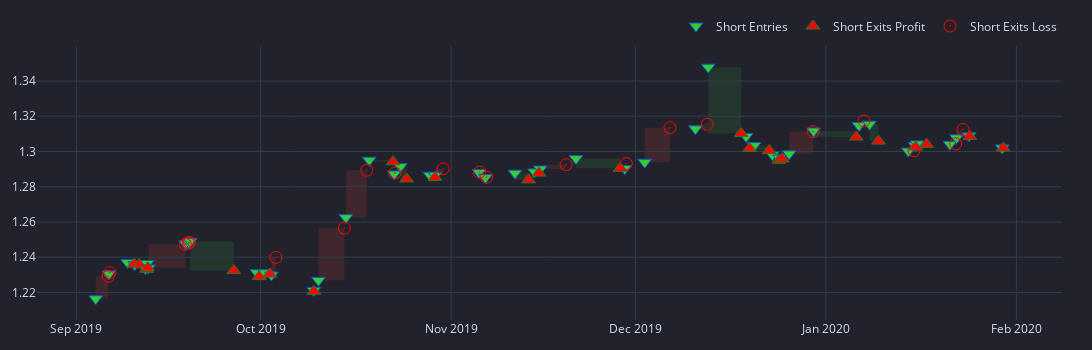

Notebook source saved alongside this figure:
### Code cell
pf_2_bb_custom.trades.direction_short[slice_lower : slice_higher].plot(
    plot_close = False,
    # plot_zones = False,
    # exit_profit_trace_kwargs = dict(visible = False),
    # exit_loss_trace_kwargs = dict(visible = False),
    entry_trace_kwargs = dict(name = "Short Entries", marker = shot_entry_marker_style),
    exit_trace_kwargs = dict(name = "Short Exits BreakEven", marker = short_exit_marker_style_zero),
    exit_profit_trace_kwargs = dict(name = "Short Exits Profit", marker = short_exit_marker_style_profit),
    exit_loss_trace_kwargs = dict(name = "Short Exits Loss", marker = short_exit_marker_style_loss),
).show()

### Figure 1 — Plotly figure (JSON) as saved in the notebook; plotly's stock layout.template omitted (floating-point values rounded to 4 significant figures; data arrays with more than 128 entries replaced by an {"elided": "..."} marker saying what was removed)
{"data": [{"customdata": {"elided": "46x8 mixed values"}, "hovertemplate": "<br>Exit Trade Id: %{customdata[0]}\n<br>Entry Order Id: %{customdata[1]}\n<br>Position Id: %{customdata[2]}\n<br>Entry Index: %{customdata[3]}\n<br>Size: %{customdata[4]:,}\n<br>Avg Entry Price: %{customdata[5]:,}\n<br>Entry Fees: %{customdata[6]:,}\n<br>Direction: %{customdata[7]}", "marker": {"color": "limegreen", "line": {"color": "rgb(11,84,205)", "width": 1}, "size": 12, "symbol": "triangle-down"}, "mode": "markers", "name": "Short Entries", "type": "scatter", "uid": "5ea16988-243f-42b7-a747-556961cc86ba", "x": ["2019-09-04T04:00:00+00:00", "2019-09-06T07:15:00+00:00", "2019-09-09T08:30:00+00:00", "2019-09-10T12:15:00+00:00", "2019-09-12T05:45:00+00:00", "2019-09-12T13:00:00+00:00", "2019-09-12T17:45:00+00:00", "2019-09-18T18:45:00+00:00", "2019-09-19T08:45:00+00:00", "2019-09-19T12:45:00+00:00", "2019-09-30T09:30:00+00:00", "2019-10-01T16:30:00+00:00", "2019-10-02T18:15:00+00:00", "2019-10-09T15:30:00+00:00", "2019-10-10T10:00:00+00:00", "2019-10-14T21:15:00+00:00", "2019-10-18T16:15:00+00:00", "2019-10-22T18:00:00+00:00", "2019-10-23T18:00:00+00:00", "2019-10-28T13:00:00+00:00", "2019-10-29T09:30:00+00:00", "2019-11-05T13:00:00+00:00", "2019-11-06T14:15:00+00:00", "2019-11-11T09:30:00+00:00", "2019-11-14T13:45:00+00:00", "2019-11-15T12:15:00+00:00", "2019-11-21T07:45:00+00:00", "2019-11-29T06:15:00+00:00", "2019-12-02T12:15:00+00:00", "2019-12-10T18:30:00+00:00", "2019-12-12T20:15:00+00:00", "2019-12-19T00:15:00+00:00", "2019-12-20T08:00:00+00:00", "2019-12-23T06:45:00+00:00", "2019-12-24T10:45:00+00:00", "2019-12-26T00:30:00+00:00", "2019-12-30T00:00:00+00:00", "2020-01-06T09:15:00+00:00", "2020-01-08T02:30:00+00:00", "2020-01-14T09:45:00+00:00", "2020-01-15T12:15:00+00:00", "2020-01-15T20:15:00+00:00", "2020-01-21T04:30:00+00:00", "2020-01-22T06:00:00+00:00", "2020-01-24T08:00:00+00:00", "2020-01-29T16:45:00+00:00"], "y": [1.216, 1.23, 1.237, 1.236, 1.233, 1.236, 1.234, 1.248, 1.248, 1.249, 1.231, 1.231, 1.23, 1.221, 1.227, 1.262, 1.295, 1.287, 1.291, 1.287, 1.286, 1.288, 1.285, 1.288, 1.288, 1.29, 1.296, 1.29, 1.294, 1.313, 1.348, 1.309, 1.303, 1.298, 1.296, 1.299, 1.312, 1.315, 1.316, 1.3, 1.304, 1.304, 1.304, 1.308, 1.309, 1.302]}, {"customdata": {"elided": "25x11 mixed values"}, "hovertemplate": "<br>Exit Trade Id: %{customdata[0]}\n<br>Exit Order Id: %{customdata[1]}\n<br>Position Id: %{customdata[2]}\n<br>Exit Index: %{customdata[3]}\n<br>Size: %{customdata[4]:,}\n<br>Avg Exit Price: %{customdata[5]:,}\n<br>Exit Fees: %{customdata[6]:,}\n<br>PnL: %{customdata[7]:,}\n<br>Return: %{customdata[8]:,%}\n<br>Direction: %{customdata[9]}\n<br>Duration: %{customdata[10]}", "marker": {"color": "red", "line": {"color": "rgb(38,123,44)", "width": 1}, "size": 12, "symbol": "triangle-up"}, "mode": "markers", "name": "Short Exits Profit", "type": "scatter", "uid": "106cadc0-c19a-4cf6-8030-71d5bef342d5", "x": ["2019-09-10T10:00:00+00:00", "2019-09-11T06:00:00+00:00", "2019-09-12T10:45:00+00:00", "2019-09-12T15:00:00+00:00", "2019-09-26T15:15:00+00:00", "2019-09-30T18:30:00+00:00", "2019-10-02T12:00:00+00:00", "2019-10-09T16:00:00+00:00", "2019-10-22T13:00:00+00:00", "2019-10-24T18:15:00+00:00", "2019-10-29T09:00:00+00:00", "2019-11-13T14:45:00+00:00", "2019-11-15T07:00:00+00:00", "2019-11-28T12:45:00+00:00", "2019-12-18T05:15:00+00:00", "2019-12-19T14:00:00+00:00", "2019-12-22T19:15:00+00:00", "2019-12-24T08:30:00+00:00", "2019-12-24T21:45:00+00:00", "2020-01-05T22:30:00+00:00", "2020-01-09T13:30:00+00:00", "2020-01-15T14:45:00+00:00", "2020-01-17T09:30:00+00:00", "2020-01-24T10:15:00+00:00", "2020-01-29T20:45:00+00:00"], "y": [1.236, 1.236, 1.233, 1.234, 1.232, 1.229, 1.23, 1.221, 1.294, 1.284, 1.285, 1.284, 1.288, 1.29, 1.31, 1.302, 1.301, 1.295, 1.296, 1.308, 1.306, 1.303, 1.304, 1.309, 1.302]}, {"customdata": {"elided": "21x11 mixed values"}, "hovertemplate": "<br>Exit Trade Id: %{customdata[0]}\n<br>Exit Order Id: %{customdata[1]}\n<br>Position Id: %{customdata[2]}\n<br>Exit Index: %{customdata[3]}\n<br>Size: %{customdata[4]:,}\n<br>Avg Exit Price: %{customdata[5]:,}\n<br>Exit Fees: %{customdata[6]:,}\n<br>PnL: %{customdata[7]:,}\n<br>Return: %{customdata[8]:,%}\n<br>Direction: %{customdata[9]}\n<br>Duration: %{customdata[10]}", "marker": {"color": "red", "line": {"color": "rgb(181,31,18)", "width": 1}, "size": 12, "symbol": "circle-open-dot"}, "mode": "markers", "name": "Short Exits Loss", "type": "scatter", "uid": "33c368e2-75a2-4f88-8e64-74aae8238dd3", "x": ["2019-09-06T05:00:00+00:00", "2019-09-06T11:15:00+00:00", "2019-09-18T18:15:00+00:00", "2019-09-19T05:15:00+00:00", "2019-09-19T10:00:00+00:00", "2019-10-03T11:30:00+00:00", "2019-10-14T15:00:00+00:00", "2019-10-18T06:45:00+00:00", "2019-10-22T20:00:00+00:00", "2019-10-30T16:45:00+00:00", "2019-11-05T14:45:00+00:00", "2019-11-06T18:30:00+00:00", "2019-11-19T17:15:00+00:00", "2019-11-29T12:45:00+00:00", "2019-12-06T15:00:00+00:00", "2019-12-12T16:30:00+00:00", "2019-12-29T22:15:00+00:00", "2020-01-07T04:45:00+00:00", "2020-01-15T08:00:00+00:00", "2020-01-22T03:00:00+00:00", "2020-01-23T07:30:00+00:00"], "y": [1.229, 1.231, 1.247, 1.248, 1.248, 1.24, 1.256, 1.289, 1.288, 1.29, 1.288, 1.285, 1.292, 1.293, 1.314, 1.315, 1.311, 1.317, 1.3, 1.304, 1.312]}], "layout": {"height": 350, "legend": {"orientation": "h", "traceorder": "normal", "x": 1, "xanchor": "right", "y": 1.02, "yanchor": "bottom"}, "margin": {"b": 30, "l": 30, "r": 30, "t": 30}, "shapes": [{"fillcolor": "#37B13F", "layer": "below", "line": {"width": 0}, "opacity": 0.15, "type": "rect", "x0": "2019-09-09T08:30:00+00:00", "x1": "2019-09-10T10:00:00+00:00", "xref": "x", "y0": 1.237, "y1": 1.236, "yref": "y"}, {"fillcolor": "#37B13F", "layer": "below", "line": {"width": 0}, "opacity": 0.15, "type": "rect", "x0": "2019-09-10T12:15:00+00:00", "x1": "2019-09-11T06:00:00+00:00", "xref": "x", "y0": 1.236, "y1": 1.236, "yref": "y"}, {"fillcolor": "#37B13F", "layer": "below", "line": {"width": 0}, "opacity": 0.15, "type": "rect", "x0": "2019-09-12T05:45:00+00:00", "x1": "2019-09-12T10:45:00+00:00", "xref": "x", "y0": 1.233, "y1": 1.233, "yref": "y"}, {"fillcolor": "#37B13F", "layer": "below", "line": {"width": 0}, "opacity": 0.15, "type": "rect", "x0": "2019-09-12T13:00:00+00:00", "x1": "2019-09-12T15:00:00+00:00", "xref": "x", "y0": 1.236, "y1": 1.234, "yref": "y"}, {"fillcolor": "#37B13F", "layer": "below", "line": {"width": 0}, "opacity": 0.15, "type": "rect", "x0": "2019-09-19T12:45:00+00:00", "x1": "2019-09-26T15:15:00+00:00", "xref": "x", "y0": 1.249, "y1": 1.232, "yref": "y"}, {"fillcolor": "#37B13F", "layer": "below", "line": {"width": 0}, "opacity": 0.15, "type": "rect", "x0": "2019-09-30T09:30:00+00:00", "x1": "2019-09-30T18:30:00+00:00", "xref": "x", "y0": 1.231, "y1": 1.229, "yref": "y"}, {"fillcolor": "#37B13F", "layer": "below", "line": {"width": 0}, "opacity": 0.15, "type": "rect", "x0": "2019-10-01T16:30:00+00:00", "x1": "2019-10-02T12:00:00+00:00", "xref": "x", "y0": 1.231, "y1": 1.23, "yref": "y"}, {"fillcolor": "#37B13F", "layer": "below", "line": {"width": 0}, "opacity": 0.15, "type": "rect", "x0": "2019-10-09T15:30:00+00:00", "x1": "2019-10-09T16:00:00+00:00", "xref": "x", "y0": 1.221, "y1": 1.221, "yref": "y"}, {"fillcolor": "#37B13F", "layer": "below", "line": {"width": 0}, "opacity": 0.15, "type": "rect", "x0": "2019-10-18T16:15:00+00:00", "x1": "2019-10-22T13:00:00+00:00", "xref": "x", "y0": 1.295, "y1": 1.294, "yref": "y"}, {"fillcolor": "#37B13F", "layer": "below", "line": {"width": 0}, "opacity": 0.15, "type": "rect", "x0": "2019-10-23T18:00:00+00:00", "x1": "2019-10-24T18:15:00+00:00", "xref": "x", "y0": 1.291, "y1": 1.284, "yref": "y"}, {"fillcolor": "#37B13F", "layer": "below", "line": {"width": 0}, "opacity": 0.15, "type": "rect", "x0": "2019-10-28T13:00:00+00:00", "x1": "2019-10-29T09:00:00+00:00", "xref": "x", "y0": 1.287, "y1": 1.285, "yref": "y"}, {"fillcolor": "#37B13F", "layer": "below", "line": {"width": 0}, "opacity": 0.15, "type": "rect", "x0": "2019-11-11T09:30:00+00:00", "x1": "2019-11-13T14:45:00+00:00", "xref": "x", "y0": 1.288, "y1": 1.284, "yref": "y"}, {"fillcolor": "#37B13F", "layer": "below", "line": {"width": 0}, "opacity": 0.15, "type": "rect", "x0": "2019-11-14T13:45:00+00:00", "x1": "2019-11-15T07:00:00+00:00", "xref": "x", "y0": 1.288, "y1": 1.288, "yref": "y"}, {"fillcolor": "#37B13F", "layer": "below", "line": {"width": 0}, "opacity": 0.15, "type": "rect", "x0": "2019-11-21T07:45:00+00:00", "x1": "2019-11-28T12:45:00+00:00", "xref": "x", "y0": 1.296, "y1": 1.29, "yref": "y"}, {"fillcolor": "#37B13F", "layer": "below", "line": {"width": 0}, "opacity": 0.15, "type": "rect", "x0": "2019-12-12T20:15:00+00:00", "x1": "2019-12-18T05:15:00+00:00", "xref": "x", "y0": 1.348, "y1": 1.31, "yref": "y"}, {"fillcolor": "#37B13F", "layer": "below", "line": {"width": 0}, "opacity": 0.15, "type": "rect", "x0": "2019-12-19T00:15:00+00:00", "x1": "2019-12-19T14:00:00+00:00", "xref": "x", "y0": 1.309, "y1": 1.302, "yref": "y"}, {"fillcolor": "#37B13F", "layer": "below", "line": {"width": 0}, "opacity": 0.15, "type": "rect", "x0": "2019-12-20T08:00:00+00:00", "x1": "2019-12-22T19:15:00+00:00", "xref": "x", "y0": 1.303, "y1": 1.301, "yref": "y"}, {"fillcolor": "#37B13F", "layer": "below", "line": {"width": 0}, "opacity": 0.15, "type": "rect", "x0": "2019-12-23T06:45:00+00:00", "x1": "2019-12-24T08:30:00+00:00", "xref": "x", "y0": 1.298, "y1": 1.295, "yref": "y"}, {"fillcolor": "#37B13F", "layer": "below", "line": {"width": 0}, "opacity": 0.15, "type": "rect", "x0": "2019-12-24T10:45:00+00:00", "x1": "2019-12-24T21:45:00+00:00", "xref": "x", "y0": 1.296, "y1": 1.296, "yref": "y"}, {"fillcolor": "#37B13F", "layer": "below", "line": {"width": 0}, "opacity": 0.15, "type": "rect", "x0": "2019-12-30T00:00:00+00:00", "x1": "2020-01-05T22:30:00+00:00", "xref": "x", "y0": 1.312, "y1": 1.308, "yref": "y"}, {"fillcolor": "#37B13F", "layer": "below", "line": {"width": 0}, "opacity": 0.15, "type": "rect", "x0": "2020-01-08T02:30:00+00:00", "x1": "2020-01-09T13:30:00+00:00", "xref": "x", "y0": 1.316, "y1": 1.306, "yref": "y"}, {"fillcolor": "#37B13F", "layer": "below", "line": {"width": 0}, "opacity": 0.15, "type": "rect", "x0": "2020-01-15T12:15:00+00:00", "x1": "2020-01-15T14:45:00+00:00", "xref": "x", "y0": 1.304, "y1": 1.303, "yref": "y"}, {"fillcolor": "#37B13F", "layer": "below", "line": {"width": 0}, "opacity": 0.15, "type": "rect", "x0": "2020-01-15T20:15:00+00:00", "x1": "2020-01-17T09:30:00+00:00", "xref": "x", "y0": 1.304, "y1": 1.304, "yref": "y"}, {"fillcolor": "#37B13F", "layer": "below", "line": {"width": 0}, "opacity": 0.15, "type": "rect", "x0": "2020-01-24T08:00:00+00:00", "x1": "2020-01-24T10:15:00+00:00", "xref": "x", "y0": 1.309, "y1": 1.309, "yref": "y"}, {"fillcolor": "#37B13F", "layer": "below", "line": {"width": 0}, "opacity": 0.15, "type": "rect", "x0": "2020-01-29T16:45:00+00:00", "x1": "2020-01-29T20:45:00+00:00", "xref": "x", "y0": 1.302, "y1": 1.302, "yref": "y"}, {"fillcolor": "#EA4335", "layer": "below", "line": {"width": 0}, "opacity": 0.15, "type": "rect", "x0": "2019-09-04T04:00:00+00:00", "x1": "2019-09-06T05:00:00+00:00", "xref": "x", "y0": 1.216, "y1": 1.229, "yref": "y"}, {"fillcolor": "#EA4335", "layer": "below", "line": {"width": 0}, "opacity": 0.15, "type": "rect", "x0": "2019-09-06T07:15:00+00:00", "x1": "2019-09-06T11:15:00+00:00", "xref": "x", "y0": 1.23, "y1": 1.231, "yref": "y"}, {"fillcolor": "#EA4335", "layer": "below", "line": {"width": 0}, "opacity": 0.15, "type": "rect", "x0": "2019-09-12T17:45:00+00:00", "x1": "2019-09-18T18:15:00+00:00", "xref": "x", "y0": 1.234, "y1": 1.247, "yref": "y"}, {"fillcolor": "#EA4335", "layer": "below", "line": {"width": 0}, "opacity": 0.15, "type": "rect", "x0": "2019-09-18T18:45:00+00:00", "x1": "2019-09-19T05:15:00+00:00", "xref": "x", "y0": 1.248, "y1": 1.248, "yref": "y"}, {"fillcolor": "#EA4335", "layer": "below", "line": {"width": 0}, "opacity": 0.15, "type": "rect", "x0": "2019-09-19T08:45:00+00:00", "x1": "2019-09-19T10:00:00+00:00", "xref": "x", "y0": 1.248, "y1": 1.248, "yref": "y"}, {"fillcolor": "#EA4335", "layer": "below", "line": {"width": 0}, "opacity": 0.15, "type": "rect", "x0": "2019-10-02T18:15:00+00:00", "x1": "2019-10-03T11:30:00+00:00", "xref": "x", "y0": 1.23, "y1": 1.24, "yref": "y"}, {"fillcolor": "#EA4335", "layer": "below", "line": {"width": 0}, "opacity": 0.15, "type": "rect", "x0": "2019-10-10T10:00:00+00:00", "x1": "2019-10-14T15:00:00+00:00", "xref": "x", "y0": 1.227, "y1": 1.256, "yref": "y"}, {"fillcolor": "#EA4335", "layer": "below", "line": {"width": 0}, "opacity": 0.15, "type": "rect", "x0": "2019-10-14T21:15:00+00:00", "x1": "2019-10-18T06:45:00+00:00", "xref": "x", "y0": 1.262, "y1": 1.289, "yref": "y"}, {"fillcolor": "#EA4335", "layer": "below", "line": {"width": 0}, "opacity": 0.15, "type": "rect", "x0": "2019-10-22T18:00:00+00:00", "x1": "2019-10-22T20:00:00+00:00", "xref": "x", "y0": 1.287, "y1": 1.288, "yref": "y"}, {"fillcolor": "#EA4335", "layer": "below", "line": {"width": 0}, "opacity": 0.15, "type": "rect", "x0": "2019-10-29T09:30:00+00:00", "x1": "2019-10-30T16:45:00+00:00", "xref": "x", "y0": 1.286, "y1": 1.29, "yref": "y"}, {"fillcolor": "#EA4335", "layer": "below", "line": {"width": 0}, "opacity": 0.15, "type": "rect", "x0": "2019-11-05T13:00:00+00:00", "x1": "2019-11-05T14:45:00+00:00", "xref": "x", "y0": 1.288, "y1": 1.288, "yref": "y"}, {"fillcolor": "#EA4335", "layer": "below", "line": {"width": 0}, "opacity": 0.15, "type": "rect", "x0": "2019-11-06T14:15:00+00:00", "x1": "2019-11-06T18:30:00+00:00", "xref": "x", "y0": 1.285, "y1": 1.285, "yref": "y"}, {"fillcolor": "#EA4335", "layer": "below", "line": {"width": 0}, "opacity": 0.15, "type": "rect", "x0": "2019-11-15T12:15:00+00:00", "x1": "2019-11-19T17:15:00+00:00", "xref": "x", "y0": 1.29, "y1": 1.292, "yref": "y"}, {"fillcolor": "#EA4335", "layer": "below", "line": {"width": 0}, "opacity": 0.15, "type": "rect", "x0": "2019-11-29T06:15:00+00:00", "x1": "2019-11-29T12:45:00+00:00", "xref": "x", "y0": 1.29, "y1": 1.293, "yref": "y"}, {"fillcolor": "#EA4335", "layer": "below", "line": {"width": 0}, "opacity": 0.15, "type": "rect", "x0": "2019-12-02T12:15:00+00:00", "x1": "2019-12-06T15:00:00+00:00", "xref": "x", "y0": 1.294, "y1": 1.314, "yref": "y"}, {"fillcolor": "#EA4335", "layer": "below", "line": {"width": 0}, "opacity": 0.15, "type": "rect", "x0": "2019-12-10T18:30:00+00:00", "x1": "2019-12-12T16:30:00+00:00", "xref": "x", "y0": 1.313, "y1": 1.315, "yref": "y"}, {"fillcolor": "#EA4335", "layer": "below", "line": {"width": 0}, "opacity": 0.15, "type": "rect", "x0": "2019-12-26T00:30:00+00:00", "x1": "2019-12-29T22:15:00+00:00", "xref": "x", "y0": 1.299, "y1": 1.311, "yref": "y"}, {"fillcolor": "#EA4335", "layer": "below", "line": {"width": 0}, "opacity": 0.15, "type": "rect", "x0": "2020-01-06T09:15:00+00:00", "x1": "2020-01-07T04:45:00+00:00", "xref": "x", "y0": 1.315, "y1": 1.317, "yref": "y"}, {"fillcolor": "#EA4335", "layer": "below", "line": {"width": 0}, "opacity": 0.15, "type": "rect", "x0": "2020-01-14T09:45:00+00:00", "x1": "2020-01-15T08:00:00+00:00", "xref": "x", "y0": 1.3, "y1": 1.3, "yref": "y"}, {"fillcolor": "#EA4335", "layer": "below", "line": {"width": 0}, "opacity": 0.15, "type": "rect", "x0": "2020-01-21T04:30:00+00:00", "x1": "2020-01-22T03:00:00+00:00", "xref": "x", "y0": 1.304, "y1": 1.304, "yref": "y"}, {"fillcolor": "#EA4335", "layer": "below", "line": {"width": 0}, "opacity": 0.15, "type": "rect", "x0": "2020-01-22T06:00:00+00:00", "x1": "2020-01-23T07:30:00+00:00", "xref": "x", "y0": 1.308, "y1": 1.312, "yref": "y"}], "width": 1280}}
